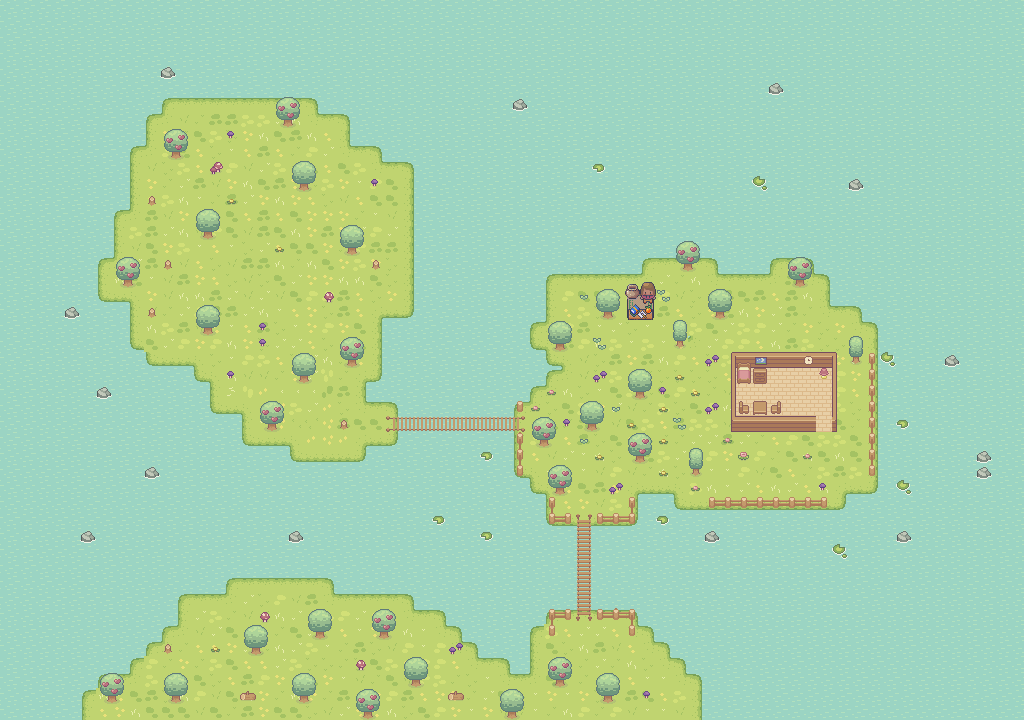

The image is a tile-based game level rendered from a .tmx file. Its description and source (layers, tilesets, objects; grid data summarised) follow:
An orthogonal 64x45 tile map with 16x16 px tiles, 9 tile layers (Water, Grass, House, House furniture, ...), 17 tilesets and 631 objects (509x Dirt, Player, Bed, Trader).

<map version="1.10" tiledversion="1.10.2" orientation="orthogonal" renderorder="right-down" width="64" height="45" tilewidth="16" tileheight="16" infinite="0" nextlayerid="21" nextobjectid="808">
 <tileset firstgid="1" name="Water" tilewidth="16" tileheight="16" tilecount="4" columns="4">
  <image source="sprites_basic_pack/Tilesets/Water.png" width="64" height="16" />
 </tileset>
 <tileset firstgid="5" name="Wooden House" tilewidth="16" tileheight="16" tilecount="35" columns="7">
  <image source="sprites_basic_pack/Tilesets/Wooden House.png" width="112" height="80" />
 </tileset>
 <tileset firstgid="40" name="Fences" tilewidth="16" tileheight="16" tilecount="16" columns="4">
  <image source="sprites_basic_pack/Tilesets/Fences/Fences.png" width="64" height="64" />
 </tileset>
 <tileset firstgid="56" name="Grass" tilewidth="16" tileheight="16" tilecount="80" columns="10">
  <image source="sprites_basic_pack/Tilesets/Grass/Grass.png" width="160" height="128" />
 </tileset>
 <tileset firstgid="136" name="Basic Furniture" tilewidth="16" tileheight="16" tilecount="54" columns="9">
  <image source="sprites_basic_pack/Objects/Basic Furniture/Basic Furniture.png" width="144" height="96" />
 </tileset>
 <tileset firstgid="190" name="Basic Grass Biom things 1" tilewidth="16" tileheight="16" tilecount="45" columns="9">
  <image source="sprites_basic_pack/Objects/Basic Grass Biom things/Basic Grass Biom things 1.png" width="144" height="80" />
 </tileset>
 <tileset firstgid="235" name="Basic Plants" tilewidth="16" tileheight="16" tilecount="12" columns="6">
  <image source="sprites_basic_pack/Objects/Basic Plants/Basic Plants.png" width="96" height="32" />
 </tileset>
 <tileset firstgid="247" name="Basic tools and meterials" tilewidth="16" tileheight="16" tilecount="6" columns="3">
  <image source="sprites_basic_pack/Objects/Basic tools and meterials/Basic tools and meterials.png" width="48" height="32" />
 </tileset>
 <tileset firstgid="253" name="Chest" tilewidth="16" tileheight="16" tilecount="90" columns="15">
  <image source="sprites_basic_pack/Objects/Chest/Chest.png" width="240" height="96" />
 </tileset>
 <tileset firstgid="343" name="Basic Charakter Spritesheet" tilewidth="16" tileheight="16" tilecount="144" columns="12">
  <image source="sprites_basic_pack/Characters/Basic Charakter Spritesheet/Basic Charakter Spritesheet.png" width="192" height="192" />
 </tileset>
 <tileset firstgid="487" name="Hills" tilewidth="16" tileheight="16" tilecount="36" columns="6">
  <image source="sprites_basic_pack/Tilesets/Hills/Hills.png" width="96" height="96" />
 </tileset>
 <tileset firstgid="523" name="Wood Bridge" tilewidth="16" tileheight="16" tilecount="15" columns="5">
  <image source="sprites_basic_pack/Objects/Wood Bridge/Wood Bridge.png" width="80" height="48" />
 </tileset>
 <tileset firstgid="538" name="Sprite sheet for Basic Pack" tilewidth="16" tileheight="16" tilecount="840" columns="56">
  <image source="ui_pack_basic_pack/Sprite sheets/Sprite sheet for Basic Pack.png" width="896" height="240" />
 </tileset>
 <tileset firstgid="1378" name="Tilled Dirt" tilewidth="16" tileheight="16" tilecount="64" columns="8">
  <image source="sprites_basic_pack/Tilesets/Tilled Dirt/Tilled Dirt.png" width="128" height="128" />
 </tileset>
 <tileset firstgid="1442" name="Bob_16x16" tilewidth="16" tileheight="16" tilecount="336" columns="24">
  <image source="sprites_basic_pack/Characters/Basic Charakter Spritesheet/Bob_16x16.png" width="384" height="224" />
 </tileset>
 <tileset firstgid="1778" name="Interiors_free_16x16" tilewidth="16" tileheight="16" tilecount="1424" columns="16">
  <image source="sprites_basic_pack/Objects/Basic Furniture/Interiors_free_16x16.png" width="256" height="1424" />
 </tileset>
 <tileset firstgid="3202" name="Amelia_16x16" tilewidth="16" tileheight="16" tilecount="336" columns="24">
  <image source="sprites_basic_pack/Characters/Basic Charakter Spritesheet/Amelia_16x16.png" width="384" height="224" />
 </tileset>
 <layer id="3" name="Water" width="64" height="45">
  <data>[2880 cells, 2880 non-empty, 4 distinct tile ids]</data>
 </layer>
 <layer id="1" name="Grass" width="64" height="45">
  <data>[2880 cells, 931 non-empty, 24 distinct tile ids]</data>
 </layer>
 <layer id="4" name="House" width="64" height="45">
  <data>[2880 cells, 40 non-empty, 9 distinct tile ids]</data>
 </layer>
 <layer id="7" name="House furniture" width="64" height="45">
  <data>[2880 cells, 9 non-empty, 9 distinct tile ids]</data>
 </layer>
 <layer id="9" name="Fence" width="64" height="45">
  <data>[2880 cells, 123 non-empty, 32 distinct tile ids]</data>
 </layer>
 <layer id="20" name="Carpet" width="64" height="45">
  <data>[2880 cells, 4 non-empty, 4 distinct tile ids]</data>
 </layer>
 <layer id="18" name="Trader" width="64" height="45">
  <data>[2880 cells, 4 non-empty, 4 distinct tile ids]</data>
 </layer>
 <layer id="19" name="Desk" width="64" height="45">
  <data>[2880 cells, 2 non-empty, 2 distinct tile ids]</data>
 </layer>
 <objectgroup id="15" name="block">
  <!-- 631 objects omitted --></objectgroup>
 <objectgroup id="16" name="soil">
  <!-- 509 objects omitted --></objectgroup>
 <layer id="13" name="Wood" width="64" height="45">
  <data>[2880 cells, 154 non-empty, 13 distinct tile ids]</data>
 </layer>
</map>
<!-- 631 of 631 objects omitted -->
